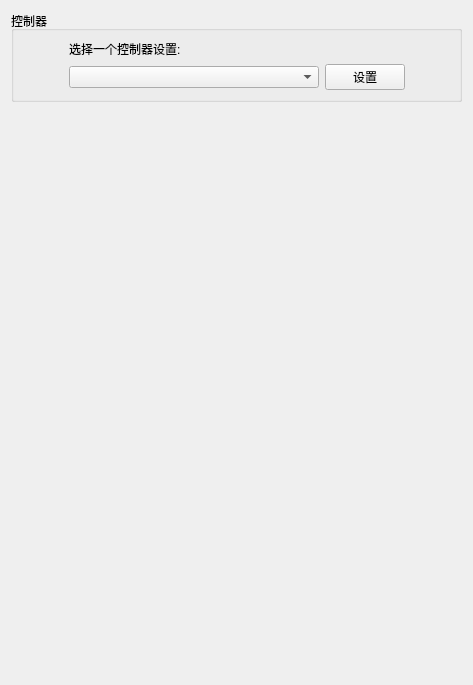
<?xml version="1.0" encoding="UTF-8"?>
<ui version="4.0">
 <class>ConfigureInputSimple</class>
 <widget class="QWidget" name="ConfigureInputSimple">
  <property name="geometry">
   <rect>
    <x>0</x>
    <y>0</y>
    <width>473</width>
    <height>685</height>
   </rect>
  </property>
  <property name="windowTitle">
   <string>设置输入菜单</string>
  </property>
  <layout class="QVBoxLayout" name="verticalLayout_5">
   <item>
    <layout class="QVBoxLayout" name="verticalLayout">
     <item>
      <widget class="QGroupBox" name="gridGroupBox">
       <property name="title">
        <string>控制器</string>
       </property>
       <layout class="QGridLayout" name="gridLayout">
        <item row="1" column="2">
         <widget class="QPushButton" name="profile_configure">
          <property name="text">
           <string>设置</string>
          </property>
         </widget>
        </item>
        <item row="1" column="0">
         <spacer name="horizontalSpacer">
          <property name="orientation">
           <enum>Qt::Horizontal</enum>
          </property>
          <property name="sizeHint" stdset="0">
           <size>
            <width>40</width>
            <height>20</height>
           </size>
          </property>
         </spacer>
        </item>
        <item row="1" column="3">
         <spacer name="horizontalSpacer_2">
          <property name="orientation">
           <enum>Qt::Horizontal</enum>
          </property>
          <property name="sizeHint" stdset="0">
           <size>
            <width>40</width>
            <height>20</height>
           </size>
          </property>
         </spacer>
        </item>
        <item row="1" column="1">
         <widget class="QComboBox" name="profile_combobox">
          <property name="minimumSize">
           <size>
            <width>250</width>
            <height>0</height>
           </size>
          </property>
         </widget>
        </item>
        <item row="0" column="1" colspan="2">
         <widget class="QLabel" name="label">
          <property name="text">
           <string>选择一个控制器设置:</string>
          </property>
         </widget>
        </item>
       </layout>
      </widget>
     </item>
    </layout>
   </item>
   <item>
    <spacer name="verticalSpacer">
     <property name="orientation">
      <enum>Qt::Vertical</enum>
     </property>
     <property name="sizeHint" stdset="0">
      <size>
       <width>20</width>
       <height>40</height>
      </size>
     </property>
    </spacer>
   </item>
  </layout>
 </widget>
 <resources/>
 <connections/>
</ui>
